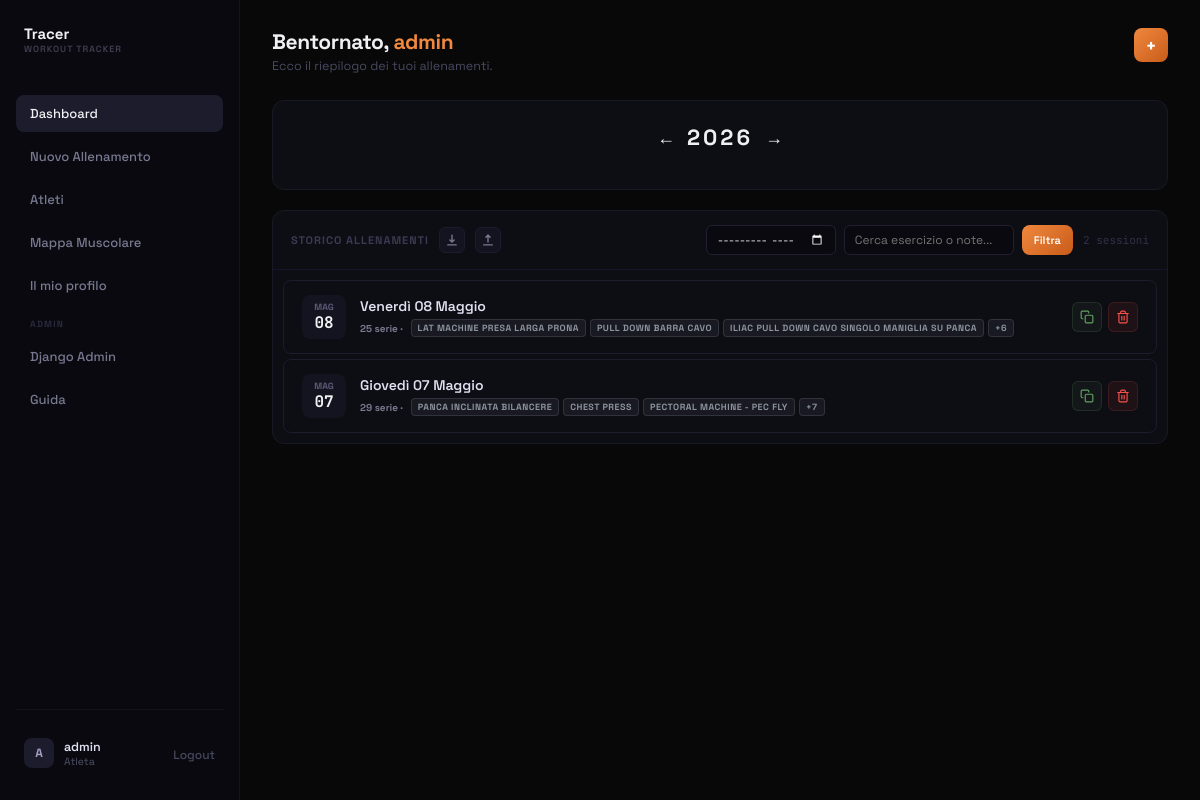
/dashboard/ (signed in), run on an earlier commit of the app's database.
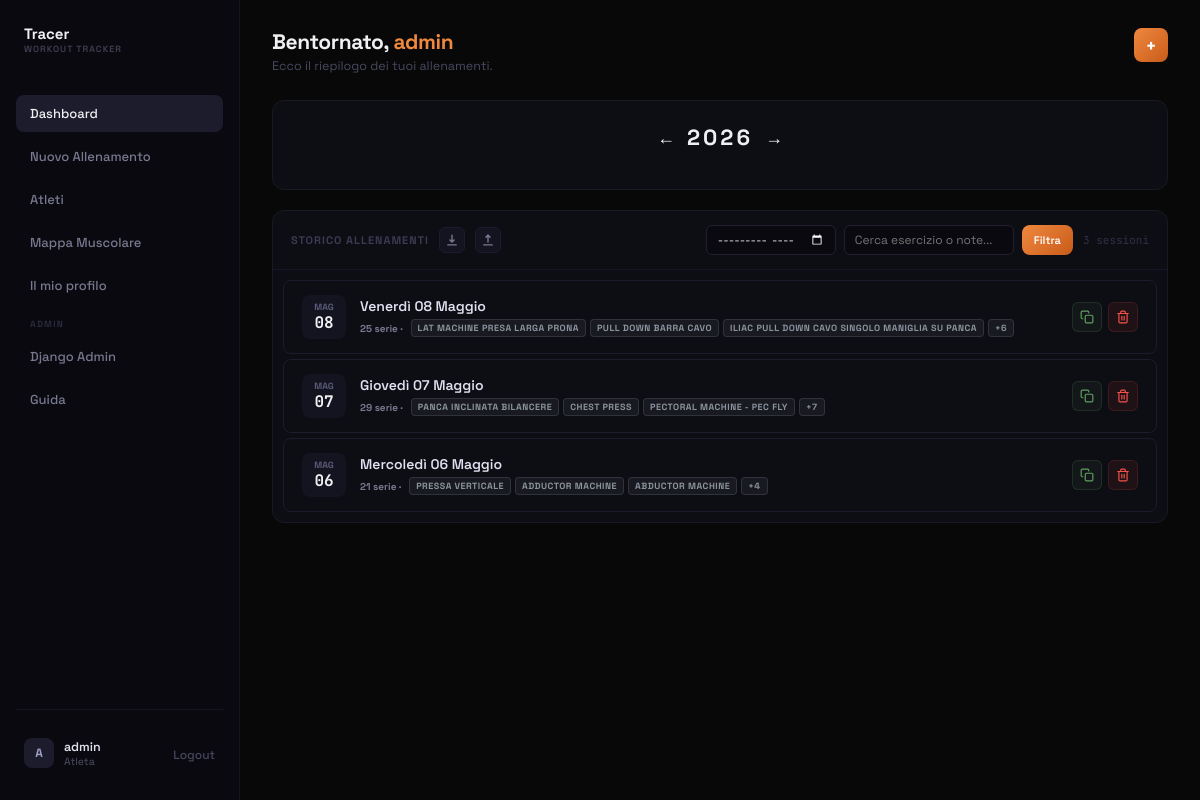
And on a later commit of the database.
### tracker/models.py (models this page shows, shortened)
class WorkoutSession(models.Model):
    utente = models.ForeignKey(User, on_delete=models.CASCADE, related_name='workout_sessions')
    data = models.DateField(default=timezone.now)
    note = models.TextField(blank=True, null=True)
    class Meta:
        ordering = ['-data'] # Ordina dalla più recente alla più vecchia

class Exercise(models.Model):
    nome = models.CharField(max_length=100)
    tipologia = models.CharField(max_length=120, blank=True, default='')
    tags = models.ManyToManyField(Tag, related_name='exercises')

### tracker/views.py (the view)
# urls.py: path('dashboard/', views.dashboard, name='dashboard'),
@login_required
def dashboard(request):
    WorkoutSession.objects.filter(utente=request.user, sets__isnull=True).delete()
    sessions_query = WorkoutSession.objects.filter(utente=request.user).prefetch_related('sets__exercise').order_by('-data', '-id')
    q = request.GET.get('q', '').strip()
    if q:
        sessions_query = sessions_query.filter(
            models.Q(note__icontains=q) |
            models.Q(sets__exercise__nome__icontains=q)
        ).distinct()
    year_str = request.GET.get('year')
    if year_str and year_str.isdigit():
        year_int = int(year_str)
    else:
        year_int = timezone.now().year
    sessions_query = sessions_query.filter(data__year=year_int)
    month_filter = request.GET.get('month', '')
    if month_filter:
        try:
            year_part, month = month_filter.split('-')
            sessions_query = sessions_query.filter(data__year=year_part, data__month=month)
        except ValueError:
            pass
    paginator = Paginator(sessions_query, 15)
    page_number = request.GET.get('page')
    sessions = paginator.get_page(page_number)
    all_sessions = WorkoutSession.objects.filter(utente=request.user, data__year=year_int)
    date_counts = {}
    for s in all_sessions:
        d_str = s.data.strftime('%Y-%m-%d')
        date_counts[d_str] = date_counts.get(d_str, 0) + 1
    heatmap_data = []
    for d_str, count in date_counts.items():
        dt = datetime.strptime(d_str, '%Y-%m-%d')
        timestamp = int(time.mktime(dt.timetuple()))
        heatmap_data.append({'date': timestamp, 'value': count})
    total_sets = WorkoutSet.objects.filter(session__utente=request.user).count()
    now = timezone.now()
    this_month_sessions = all_sessions.filter(data__year=now.year, data__month=now.month).count()
    exercises_qs = Exercise.objects.prefetch_related('tags').order_by('nome')
    exercises_data = []
    for ex in exercises_qs:
        exercises_data.append({
            'id': ex.id,
            'nome': ex.nome,
            'tipologia': ex.tipologia or '',
            'tags': [t.nome.lower() for t in ex.tags.all()],
        })
    return render(request, 'tracker/dashboard.html', {
        'sessions': sessions,
        'total_sessions_count': all_sessions.count(),
        'total_sets': total_sets,
        'this_month_sessions': this_month_sessions,
        'heatmap_data_json': json.dumps(heatmap_data),
        'selected_year': year_int,
        'exercises_json': json.dumps(exercises_data),
    })

### tracker/templates/tracker/dashboard.html (shortened to what the changed rows need)
{% extends 'tracker/base.html' %}
{% load static %}
{% block content %}
<div class="page-container">
    <div style="display: flex; justify-content: space-between; align-items: flex-start; margin-bottom: 26px; flex-wrap: wrap; gap: 15px;">
        <div>
            <h1 style="font-size: 21px; font-weight: 700; color: #f0f0f3; letter-spacing: -0.4px; margin-bottom: 3px;">
                Bentornato, <span style="color: #f0883e;">{{ user.username }}</span>
            </h1>
        </div>
    </div>
    <div class="tracer-card" style="overflow: hidden;">
        <div style="padding: 14px 18px; border-bottom: 1px solid #16162a; display: flex; justify-content: space-between; align-items: center; flex-wrap: wrap; gap: 10px;">
            <div style="display: flex; align-items: center; gap: 10px;">
                <div style="font-size: 11px; font-weight: 700; color: #3a3a52; text-transform: uppercase; letter-spacing: 1px;">Storico Allenamenti</div>
                <a href="{% url 'export_sessions' %}" title="Esporta backup JSON" style="display:inline-flex;align-items:center;justify-content:center;width:26px;height:26px;border-radius:6px;background:#141420;border:1px solid #1c1c2c;color:#787890;text-decoration:none;" onmouseover="this.style.color='#f0f0f3'" onmouseout="this.style.color='#787890'">
                </a>
                <a href="{% url 'import_sessions' %}" title="Importa backup JSON" style="display:inline-flex;align-items:center;justify-content:center;width:26px;height:26px;border-radius:6px;background:#141420;border:1px solid #1c1c2c;color:#787890;text-decoration:none;" onmouseover="this.style.color='#f0f0f3'" onmouseout="this.style.color='#787890'">
                </a>
            </div>
            <form method="get" class="filter-form" style="display: flex; gap: 8px; align-items: center; flex: 1; justify-content: flex-end; flex-wrap: wrap;">
                <input type="month" name="month" value="{{ request.GET.month }}" class="tracer-input" style="padding: 6px 10px; width: 130px; font-size: 12px; height: 30px; border-radius: 6px;">
                <input type="text" name="q" value="{{ request.GET.q }}" placeholder="Cerca esercizio o note..." class="tracer-input" style="padding: 6px 10px; width: 100%; max-width: 170px; font-size: 12px; height: 30px; border-radius: 6px;">
                <button type="submit" class="btn-primary-gradient" style="padding: 0 12px; height: 30px; font-size: 11px;">Filtra</button>
            </form>
            <span style="font-size: 11px; color: #303048; font-family: 'JetBrains Mono', monospace; min-width: max-content;">
                {{ total_sessions_count }} sessioni
            </span>
        </div>
        <div style="padding: 10px; display: flex; flex-direction: column; gap: 5px; max-height: 440px; overflow-y: auto;">
            {% for session in sessions %}
            <div style="position: relative; border-radius: 8px; border: 1px solid #1c1c2c; background: transparent; transition: all .15s;" onmouseover="this.style.background='#12121c'; this.style.borderColor='#2a2a3c';" onmouseout="this.style.background='transparent'; this.style.borderColor='#1c1c2c';">
                <a href="{% url 'session_detail' session.id %}" style="display: flex; justify-content: space-between; align-items: center; flex-wrap: wrap; gap: 15px; padding: 14px 18px; color: inherit; text-decoration: none;">
                    <div style="display: flex; align-items: center; gap: 14px; flex: 1;">
                        <div style="width: 44px; height: 44px; border-radius: 8px; background: #141420; display: flex; flex-direction: column; align-items: center; justify-content: center; flex-shrink: 0;">
                            <span style="font-size: 9px; font-weight: 700; color: #5a5a78; text-transform: uppercase; margin-bottom: -1px;">{{ session.data|date:"M" }}</span>
                            <span style="font-size: 16px; font-weight: 700; color: #f0f0f3; font-family: 'JetBrains Mono', monospace;">{{ session.data|date:"d" }}</span>
                        </div>
                        <div>
                            <div style="font-size: 14px; font-weight: 600; color: #e0e0f0; margin-bottom: 4px;">{{ session.data|date:"l d F" }}</div>
                            <div style="display: flex; gap: 4px; flex-wrap: wrap; align-items: center;">
                                <span style="font-size: 10px; font-weight: 700; color: #787890; margin-right: 4px;">{{ session.sets.count }} serie &middot;</span>
                                <span class="desktop-only" style="display: contents;">
                                    {% regroup session.sets.all by exercise as exercise_list %}
                                    {% for group in exercise_list|slice:":3" %}
                                        <span class="badge-tag badge-tag-default">{{ group.grouper.nome }}</span>
                                    {% endfor %}
                                    {% if exercise_list|length > 3 %}
                                        <span class="badge-tag badge-tag-default">+{{ exercise_list|length|add:"-3" }}</span>
                                    {% endif %}
                                </span>
                            </div>
                        </div>
                    </div>
                </a>
                <div style="position: absolute; right: 18px; top: 50%; transform: translateY(-50%); z-index: 2; display: flex; gap: 6px;">
                    <form action="{% url 'duplicate_session' session.id %}" method="post" title="Duplica Sessione a oggi">
                        <button type="submit" style="width: 30px; height: 30px; display: inline-flex; align-items: center; justify-content: center; background: rgba(96,160,96,.07); border: 1px solid rgba(96,160,96,.18); border-radius: 6px; color: #60a060; transition: all .12s; cursor: pointer;">
                        </button>
                    </form>
                    <form action="{% url 'delete_session' session.id %}" method="post" onsubmit="return confirm('Sei sicuro di voler eliminare la sessione?');" title="Elimina">
                        <button type="submit" style="width: 30px; height: 30px; display: inline-flex; align-items: center; justify-content: center; background: rgba(248,81,73,.07); border: 1px solid rgba(248,81,73,.14); border-radius: 6px; color: #f85149; transition: all .12s; cursor: pointer;">
                        </button>
                    </form>
                </div>
            </div>
            {% empty %}
            <div style="padding: 36px; text-align: center; color: #2c2c42; font-size: 13px;">
                Nessun allenamento. Inizia subito!
            </div>
            {% endfor %}
        </div>
    </div>
</div>
<link rel="stylesheet" href="https://cdnjs.cloudflare.com/ajax/libs/cal-heatmap/3.6.2/cal-heatmap.css">
{% endblock %}

What changed in the data, as far as the page shows it:
added WorkoutSession: data "MAG", data "06", data "Mercoledì 06 Maggio", sets.count "21", exercise_list "4"
now on this page (row unchanged): Exercise: grouper.nome "PRESSA VERTICALE", shown under "MAG"
now on this page (row unchanged): Exercise: grouper.nome "ADDUCTOR MACHINE", shown under "MAG"
now on this page (row unchanged): Exercise: grouper.nome "ABDUCTOR MACHINE", shown under "MAG"
Also different on the page:
{{ total_sessions_count }}: "2" → "3"
